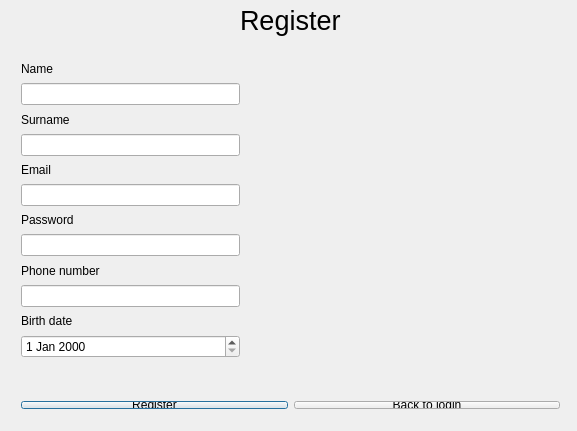
<?xml version="1.0" encoding="UTF-8"?>
<ui version="4.0">
 <class>RegisterGUI</class>
 <widget class="QDialog" name="RegisterGUI">
  <property name="geometry">
   <rect>
    <x>0</x>
    <y>0</y>
    <width>577</width>
    <height>431</height>
   </rect>
  </property>
  <property name="windowTitle">
   <string>RegisterGUI</string>
  </property>
  <property name="windowIcon">
   <iconset>
    <normaloff>icon.png</normaloff>icon.png</iconset>
  </property>
  <widget class="QLabel" name="registerLabel">
   <property name="geometry">
    <rect>
     <x>240</x>
     <y>0</y>
     <width>121</width>
     <height>41</height>
    </rect>
   </property>
   <property name="font">
    <font>
     <pointsize>20</pointsize>
    </font>
   </property>
   <property name="text">
    <string>Register</string>
   </property>
  </widget>
  <widget class="QWidget" name="layoutWidget">
   <property name="geometry">
    <rect>
     <x>10</x>
     <y>390</y>
     <width>561</width>
     <height>30</height>
    </rect>
   </property>
   <layout class="QHBoxLayout" name="horizontalLayout">
    <item>
     <widget class="QPushButton" name="registerBtn">
      <property name="text">
       <string>Register</string>
      </property>
     </widget>
    </item>
    <item>
     <widget class="QPushButton" name="backToLoginBtn">
      <property name="text">
       <string>Back to login</string>
      </property>
     </widget>
    </item>
   </layout>
  </widget>
  <widget class="QWidget" name="layoutWidget_2">
   <property name="geometry">
    <rect>
     <x>270</x>
     <y>50</y>
     <width>301</width>
     <height>331</height>
    </rect>
   </property>
   <layout class="QVBoxLayout" name="verticalLayout">
    <item>
     <widget class="QLabel" name="nameErrorLabel">
      <property name="font">
       <font>
        <weight>75</weight>
        <bold>true</bold>
       </font>
      </property>
      <property name="text">
       <string/>
      </property>
     </widget>
    </item>
    <item>
     <widget class="QLabel" name="surnameErrorLabel">
      <property name="font">
       <font>
        <weight>75</weight>
        <bold>true</bold>
       </font>
      </property>
      <property name="text">
       <string/>
      </property>
     </widget>
    </item>
    <item>
     <widget class="QLabel" name="emailErrorLabel">
      <property name="font">
       <font>
        <weight>75</weight>
        <bold>true</bold>
       </font>
      </property>
      <property name="text">
       <string/>
      </property>
     </widget>
    </item>
    <item>
     <widget class="QLabel" name="pswErrorLabel">
      <property name="font">
       <font>
        <weight>75</weight>
        <bold>true</bold>
       </font>
      </property>
      <property name="text">
       <string/>
      </property>
     </widget>
    </item>
    <item>
     <widget class="QLabel" name="phoneErrorLabel">
      <property name="font">
       <font>
        <weight>75</weight>
        <bold>true</bold>
       </font>
      </property>
      <property name="text">
       <string/>
      </property>
     </widget>
    </item>
    <item>
     <widget class="QLabel" name="dateErrorLabel">
      <property name="font">
       <font>
        <weight>75</weight>
        <bold>true</bold>
       </font>
      </property>
      <property name="text">
       <string/>
      </property>
     </widget>
    </item>
   </layout>
  </widget>
  <widget class="QWidget" name="layoutWidget_3">
   <property name="geometry">
    <rect>
     <x>10</x>
     <y>50</y>
     <width>241</width>
     <height>319</height>
    </rect>
   </property>
   <layout class="QVBoxLayout" name="verticalLayout_2">
    <item>
     <widget class="QLabel" name="nameProfileLabel">
      <property name="text">
       <string>Name</string>
      </property>
     </widget>
    </item>
    <item>
     <widget class="QLineEdit" name="nameLineEdit"/>
    </item>
    <item>
     <widget class="QLabel" name="surnameProfileLabel">
      <property name="text">
       <string>Surname</string>
      </property>
     </widget>
    </item>
    <item>
     <widget class="QLineEdit" name="surnameLineEdit"/>
    </item>
    <item>
     <widget class="QLabel" name="emailProfileLabel">
      <property name="text">
       <string>Email</string>
      </property>
     </widget>
    </item>
    <item>
     <widget class="QLineEdit" name="emailLineEdit">
      <property name="enabled">
       <bool>true</bool>
      </property>
     </widget>
    </item>
    <item>
     <widget class="QLabel" name="pswProfileLabel">
      <property name="text">
       <string>Password</string>
      </property>
     </widget>
    </item>
    <item>
     <widget class="QLineEdit" name="pswLineEdit">
      <property name="inputMask">
       <string/>
      </property>
      <property name="text">
       <string/>
      </property>
      <property name="echoMode">
       <enum>QLineEdit::Password</enum>
      </property>
     </widget>
    </item>
    <item>
     <widget class="QLabel" name="phoneProfileLabel">
      <property name="text">
       <string>Phone number</string>
      </property>
     </widget>
    </item>
    <item>
     <widget class="QLineEdit" name="phoneLineEdit"/>
    </item>
    <item>
     <widget class="QLabel" name="dateProfileLabel">
      <property name="text">
       <string>Birth date</string>
      </property>
     </widget>
    </item>
    <item>
     <widget class="QDateEdit" name="dateEdit"/>
    </item>
   </layout>
  </widget>
 </widget>
 <layoutdefault spacing="6" margin="11"/>
 <resources/>
 <connections/>
</ui>
